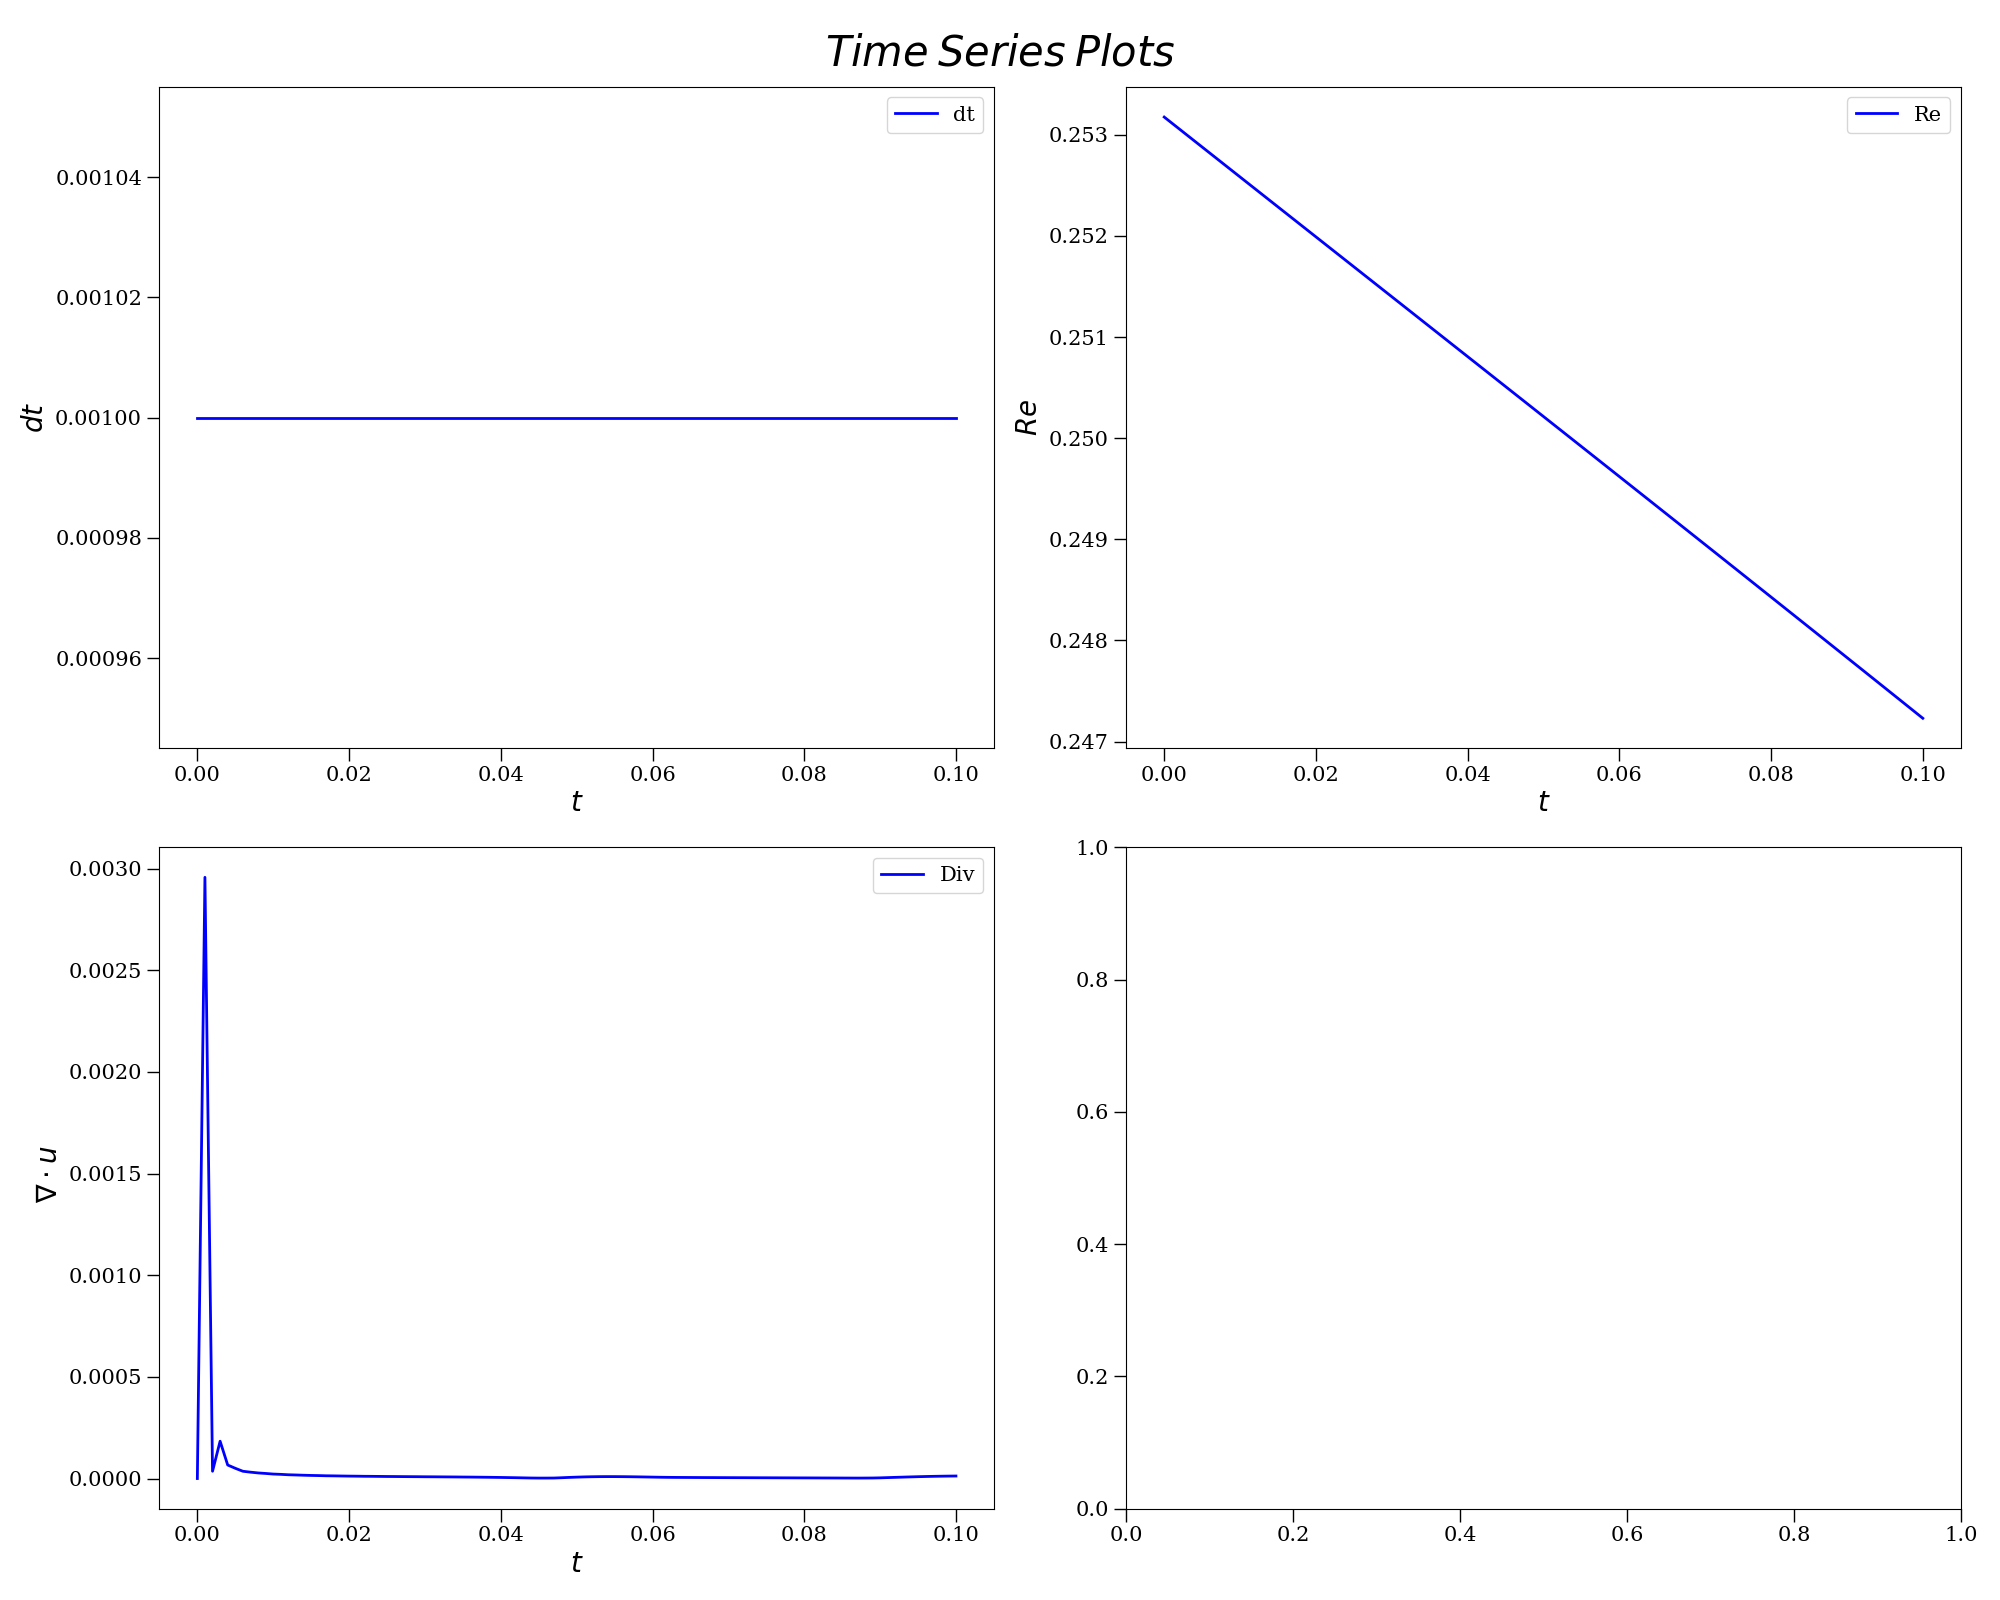

Python code for this plot:
#############################################################################################################################################
 # Saras
 # 
 # Copyright (C) 2019, Mahendra K. Verma
 #
 # All rights reserved.
 # 
 # Redistribution and use in source and binary forms, with or without
 # modification, are permitted provided that the following conditions are met:
 #     1. Redistributions of source code must retain the above copyright
 #        notice, this list of conditions and the following disclaimer.
 #     2. Redistributions in binary form must reproduce the above copyright
 #        notice, this list of conditions and the following disclaimer in the
 #        documentation and/or other materials provided with the distribution.
 #     3. Neither the name of the copyright holder nor the
 #        names of its contributors may be used to endorse or promote products
 #        derived from this software without specific prior written permission.
 # 
 # THIS SOFTWARE IS PROVIDED BY THE COPYRIGHT HOLDERS AND CONTRIBUTORS "AS IS" AND
 # ANY EXPRESS OR IMPLIED WARRANTIES, INCLUDING, BUT NOT LIMITED TO, THE IMPLIED
 # WARRANTIES OF MERCHANTABILITY AND FITNESS FOR A PARTICULAR PURPOSE ARE
 # DISCLAIMED. IN NO EVENT SHALL THE COPYRIGHT HOLDER OR CONTRIBUTORS BE LIABLE FOR
 # ANY DIRECT, INDIRECT, INCIDENTAL, SPECIAL, EXEMPLARY, OR CONSEQUENTIAL DAMAGES
 # (INCLUDING, BUT NOT LIMITED TO, PROCUREMENT OF SUBSTITUTE GOODS OR SERVICES;
 # LOSS OF USE, DATA, OR PROFITS; OR BUSINESS INTERRUPTION) HOWEVER CAUSED AND
 # ON ANY THEORY OF LIABILITY, WHETHER IN CONTRACT, STRICT LIABILITY, OR TORT
 # (INCLUDING NEGLIGENCE OR OTHERWISE) ARISING IN ANY WAY OUT OF THE USE OF THIS
 # SOFTWARE, EVEN IF ADVISED OF THE POSSIBILITY OF SUCH DAMAGE.
 #
 ############################################################################################################################################
 ##
 ##! \file time_series_plot_hydro.py
 #
 #   \brief Python script to plot time series output from the hydro solver.
 #
 #   \author Ali Asad
 #   \date Nov 2019
 #   \copyright New BSD License
 #
 ############################################################################################################################################
 ##

import numpy as np
import pylab as plt
from numpy import*
import matplotlib .pyplot as plt
import time

#plt.ion()
plt.rcParams['xtick.major.size'] = 9

plt.rcParams['xtick.major.width'] = 1

plt.rcParams['xtick.minor.size'] = 5

plt.rcParams['xtick.minor.width'] = 1

plt.rcParams['ytick.major.size'] = 9

plt.rcParams['ytick.major.width'] = 1

plt.rcParams['ytick.minor.size'] = 5

plt.rcParams['ytick.minor.width'] = 1

font = {'family' : 'serif', 'weight' : 'normal', 'size' : 15}
plt.rc('font', **font)

#===============FIRST PLOT++++++++++++++++++++++++++++++++++++++++++++++

#Load Data==========================================================
data = np.loadtxt('../TimeSeries.dat',comments='#')
t = data[:,0]
Re = data[:,1]
Div = data[:,2]
dt = data[:,3]

plt.figure(1, figsize=(20, 16))  
#Define Figure and subplots=========================================
fig = plt.figure(1, figsize=(20, 16))
f_ax1 = fig.add_subplot(2,2,1)
f_ax2 = fig.add_subplot(2,2,2)
f_ax3 = fig.add_subplot(2,2,3)
f_ax4 = fig.add_subplot(2,2,4)
fig.suptitle(r"$Time\:Series\:Plots$", fontsize=30)

# Sub-Plot 1
f_ax1.plot(t, dt, "b", lw=2.0, label='dt')
f_ax1.set_xlabel(r"$t$", fontsize=20)
f_ax1.set_ylabel(r"$dt$", fontsize=20)
f_ax1.legend(fontsize=15)

# Sub-Plot 2
f_ax2.plot(t, Re, "b", lw=2.0, label='Re')
f_ax2.set_xlabel("$t$", fontsize=20)
f_ax2.set_ylabel("$Re$", fontsize=20)
f_ax2.legend(fontsize=15)

# Sub-Plot 3
f_ax3.plot(t, Div, "b", lw=2.0, label='Div')
f_ax3.set_xlabel("$t$", fontsize=20)
f_ax3.set_ylabel(r" $\nabla \cdot u$", fontsize=20)
f_ax3.legend(fontsize=15)

plt.tight_layout()
plt.savefig("time_series_plot_hydro.png")
print("Saved to: time_series_plot_hydro.png")
plt.close()





